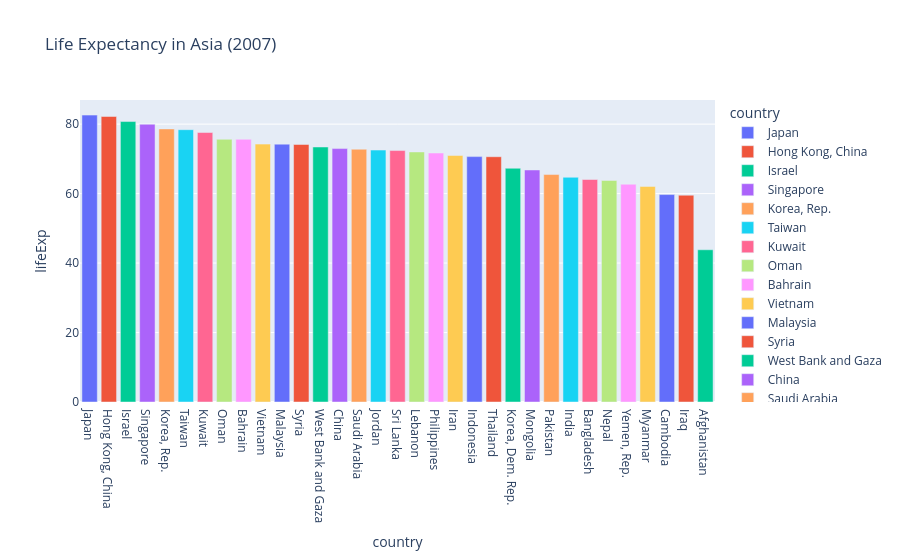

The cell this chart's notebook holds for it:
### Code cell
# YOUR CODE HERE — Part B: Bar chart for Asia in 2007
# Filter for year 2007 and continent Asia
asia_2007 = gapminder[(gapminder['year'] == 2007) & (gapminder['continent'] == 'Asia')]

# Sort descending by life expectancy
asia_2007 = asia_2007.sort_values('lifeExp', ascending=False)

# Bar chart
fig_b = px.bar(
    asia_2007,
    x='country',
    y='lifeExp',
    color='country',          # Optional: different colors for each country
    title='Life Expectancy in Asia (2007)'
)

fig_b.show()

### Figure 1 — Plotly figure (JSON) as saved in the notebook; plotly's stock layout.template omitted (floating-point values rounded to 4 significant figures)
{"data": [{"hovertemplate": "country=%{x}<br>lifeExp=%{y}<extra></extra>", "legendgroup": "Japan", "marker": {"color": "#636efa", "pattern": {"shape": ""}}, "name": "Japan", "orientation": "v", "showlegend": true, "textposition": "auto", "type": "bar", "x": ["Japan"], "xaxis": "x", "y": [82.6], "yaxis": "y"}, {"hovertemplate": "country=%{x}<br>lifeExp=%{y}<extra></extra>", "legendgroup": "Hong Kong, China", "marker": {"color": "#EF553B", "pattern": {"shape": ""}}, "name": "Hong Kong, China", "orientation": "v", "showlegend": true, "textposition": "auto", "type": "bar", "x": ["Hong Kong, China"], "xaxis": "x", "y": [82.21], "yaxis": "y"}, {"hovertemplate": "country=%{x}<br>lifeExp=%{y}<extra></extra>", "legendgroup": "Israel", "marker": {"color": "#00cc96", "pattern": {"shape": ""}}, "name": "Israel", "orientation": "v", "showlegend": true, "textposition": "auto", "type": "bar", "x": ["Israel"], "xaxis": "x", "y": [80.75], "yaxis": "y"}, {"hovertemplate": "country=%{x}<br>lifeExp=%{y}<extra></extra>", "legendgroup": "Singapore", "marker": {"color": "#ab63fa", "pattern": {"shape": ""}}, "name": "Singapore", "orientation": "v", "showlegend": true, "textposition": "auto", "type": "bar", "x": ["Singapore"], "xaxis": "x", "y": [79.97], "yaxis": "y"}, {"hovertemplate": "country=%{x}<br>lifeExp=%{y}<extra></extra>", "legendgroup": "Korea, Rep.", "marker": {"color": "#FFA15A", "pattern": {"shape": ""}}, "name": "Korea, Rep.", "orientation": "v", "showlegend": true, "textposition": "auto", "type": "bar", "x": ["Korea, Rep."], "xaxis": "x", "y": [78.62], "yaxis": "y"}, {"hovertemplate": "country=%{x}<br>lifeExp=%{y}<extra></extra>", "legendgroup": "Taiwan", "marker": {"color": "#19d3f3", "pattern": {"shape": ""}}, "name": "Taiwan", "orientation": "v", "showlegend": true, "textposition": "auto", "type": "bar", "x": ["Taiwan"], "xaxis": "x", "y": [78.4], "yaxis": "y"}, {"hovertemplate": "country=%{x}<br>lifeExp=%{y}<extra></extra>", "legendgroup": "Kuwait", "marker": {"color": "#FF6692", "pattern": {"shape": ""}}, "name": "Kuwait", "orientation": "v", "showlegend": true, "textposition": "auto", "type": "bar", "x": ["Kuwait"], "xaxis": "x", "y": [77.59], "yaxis": "y"}, {"hovertemplate": "country=%{x}<br>lifeExp=%{y}<extra></extra>", "legendgroup": "Oman", "marker": {"color": "#B6E880", "pattern": {"shape": ""}}, "name": "Oman", "orientation": "v", "showlegend": true, "textposition": "auto", "type": "bar", "x": ["Oman"], "xaxis": "x", "y": [75.64], "yaxis": "y"}, {"hovertemplate": "country=%{x}<br>lifeExp=%{y}<extra></extra>", "legendgroup": "Bahrain", "marker": {"color": "#FF97FF", "pattern": {"shape": ""}}, "name": "Bahrain", "orientation": "v", "showlegend": true, "textposition": "auto", "type": "bar", "x": ["Bahrain"], "xaxis": "x", "y": [75.64], "yaxis": "y"}, {"hovertemplate": "country=%{x}<br>lifeExp=%{y}<extra></extra>", "legendgroup": "Vietnam", "marker": {"color": "#FECB52", "pattern": {"shape": ""}}, "name": "Vietnam", "orientation": "v", "showlegend": true, "textposition": "auto", "type": "bar", "x": ["Vietnam"], "xaxis": "x", "y": [74.25], "yaxis": "y"}, {"hovertemplate": "country=%{x}<br>lifeExp=%{y}<extra></extra>", "legendgroup": "Malaysia", "marker": {"color": "#636efa", "pattern": {"shape": ""}}, "name": "Malaysia", "orientation": "v", "showlegend": true, "textposition": "auto", "type": "bar", "x": ["Malaysia"], "xaxis": "x", "y": [74.24], "yaxis": "y"}, {"hovertemplate": "country=%{x}<br>lifeExp=%{y}<extra></extra>", "legendgroup": "Syria", "marker": {"color": "#EF553B", "pattern": {"shape": ""}}, "name": "Syria", "orientation": "v", "showlegend": true, "textposition": "auto", "type": "bar", "x": ["Syria"], "xaxis": "x", "y": [74.14], "yaxis": "y"}, {"hovertemplate": "country=%{x}<br>lifeExp=%{y}<extra></extra>", "legendgroup": "West Bank and Gaza", "marker": {"color": "#00cc96", "pattern": {"shape": ""}}, "name": "West Bank and Gaza", "orientation": "v", "showlegend": true, "textposition": "auto", "type": "bar", "x": ["West Bank and Gaza"], "xaxis": "x", "y": [73.42], "yaxis": "y"}, {"hovertemplate": "country=%{x}<br>lifeExp=%{y}<extra></extra>", "legendgroup": "China", "marker": {"color": "#ab63fa", "pattern": {"shape": ""}}, "name": "China", "orientation": "v", "showlegend": true, "textposition": "auto", "type": "bar", "x": ["China"], "xaxis": "x", "y": [72.96], "yaxis": "y"}, {"hovertemplate": "country=%{x}<br>lifeExp=%{y}<extra></extra>", "legendgroup": "Saudi Arabia", "marker": {"color": "#FFA15A", "pattern": {"shape": ""}}, "name": "Saudi Arabia", "orientation": "v", "showlegend": true, "textposition": "auto", "type": "bar", "x": ["Saudi Arabia"], "xaxis": "x", "y": [72.78], "yaxis": "y"}, {"hovertemplate": "country=%{x}<br>lifeExp=%{y}<extra></extra>", "legendgroup": "Jordan", "marker": {"color": "#19d3f3", "pattern": {"shape": ""}}, "name": "Jordan", "orientation": "v", "showlegend": true, "textposition": "auto", "type": "bar", "x": ["Jordan"], "xaxis": "x", "y": [72.53], "yaxis": "y"}, {"hovertemplate": "country=%{x}<br>lifeExp=%{y}<extra></extra>", "legendgroup": "Sri Lanka", "marker": {"color": "#FF6692", "pattern": {"shape": ""}}, "name": "Sri Lanka", "orientation": "v", "showlegend": true, "textposition": "auto", "type": "bar", "x": ["Sri Lanka"], "xaxis": "x", "y": [72.4], "yaxis": "y"}, {"hovertemplate": "country=%{x}<br>lifeExp=%{y}<extra></extra>", "legendgroup": "Lebanon", "marker": {"color": "#B6E880", "pattern": {"shape": ""}}, "name": "Lebanon", "orientation": "v", "showlegend": true, "textposition": "auto", "type": "bar", "x": ["Lebanon"], "xaxis": "x", "y": [71.99], "yaxis": "y"}, {"hovertemplate": "country=%{x}<br>lifeExp=%{y}<extra></extra>", "legendgroup": "Philippines", "marker": {"color": "#FF97FF", "pattern": {"shape": ""}}, "name": "Philippines", "orientation": "v", "showlegend": true, "textposition": "auto", "type": "bar", "x": ["Philippines"], "xaxis": "x", "y": [71.69], "yaxis": "y"}, {"hovertemplate": "country=%{x}<br>lifeExp=%{y}<extra></extra>", "legendgroup": "Iran", "marker": {"color": "#FECB52", "pattern": {"shape": ""}}, "name": "Iran", "orientation": "v", "showlegend": true, "textposition": "auto", "type": "bar", "x": ["Iran"], "xaxis": "x", "y": [70.96], "yaxis": "y"}, {"hovertemplate": "country=%{x}<br>lifeExp=%{y}<extra></extra>", "legendgroup": "Indonesia", "marker": {"color": "#636efa", "pattern": {"shape": ""}}, "name": "Indonesia", "orientation": "v", "showlegend": true, "textposition": "auto", "type": "bar", "x": ["Indonesia"], "xaxis": "x", "y": [70.65], "yaxis": "y"}, {"hovertemplate": "country=%{x}<br>lifeExp=%{y}<extra></extra>", "legendgroup": "Thailand", "marker": {"color": "#EF553B", "pattern": {"shape": ""}}, "name": "Thailand", "orientation": "v", "showlegend": true, "textposition": "auto", "type": "bar", "x": ["Thailand"], "xaxis": "x", "y": [70.62], "yaxis": "y"}, {"hovertemplate": "country=%{x}<br>lifeExp=%{y}<extra></extra>", "legendgroup": "Korea, Dem. Rep.", "marker": {"color": "#00cc96", "pattern": {"shape": ""}}, "name": "Korea, Dem. Rep.", "orientation": "v", "showlegend": true, "textposition": "auto", "type": "bar", "x": ["Korea, Dem. Rep."], "xaxis": "x", "y": [67.3], "yaxis": "y"}, {"hovertemplate": "country=%{x}<br>lifeExp=%{y}<extra></extra>", "legendgroup": "Mongolia", "marker": {"color": "#ab63fa", "pattern": {"shape": ""}}, "name": "Mongolia", "orientation": "v", "showlegend": true, "textposition": "auto", "type": "bar", "x": ["Mongolia"], "xaxis": "x", "y": [66.8], "yaxis": "y"}, {"hovertemplate": "country=%{x}<br>lifeExp=%{y}<extra></extra>", "legendgroup": "Pakistan", "marker": {"color": "#FFA15A", "pattern": {"shape": ""}}, "name": "Pakistan", "orientation": "v", "showlegend": true, "textposition": "auto", "type": "bar", "x": ["Pakistan"], "xaxis": "x", "y": [65.48], "yaxis": "y"}, {"hovertemplate": "country=%{x}<br>lifeExp=%{y}<extra></extra>", "legendgroup": "India", "marker": {"color": "#19d3f3", "pattern": {"shape": ""}}, "name": "India", "orientation": "v", "showlegend": true, "textposition": "auto", "type": "bar", "x": ["India"], "xaxis": "x", "y": [64.7], "yaxis": "y"}, {"hovertemplate": "country=%{x}<br>lifeExp=%{y}<extra></extra>", "legendgroup": "Bangladesh", "marker": {"color": "#FF6692", "pattern": {"shape": ""}}, "name": "Bangladesh", "orientation": "v", "showlegend": true, "textposition": "auto", "type": "bar", "x": ["Bangladesh"], "xaxis": "x", "y": [64.06], "yaxis": "y"}, {"hovertemplate": "country=%{x}<br>lifeExp=%{y}<extra></extra>", "legendgroup": "Nepal", "marker": {"color": "#B6E880", "pattern": {"shape": ""}}, "name": "Nepal", "orientation": "v", "showlegend": true, "textposition": "auto", "type": "bar", "x": ["Nepal"], "xaxis": "x", "y": [63.78], "yaxis": "y"}, {"hovertemplate": "country=%{x}<br>lifeExp=%{y}<extra></extra>", "legendgroup": "Yemen, Rep.", "marker": {"color": "#FF97FF", "pattern": {"shape": ""}}, "name": "Yemen, Rep.", "orientation": "v", "showlegend": true, "textposition": "auto", "type": "bar", "x": ["Yemen, Rep."], "xaxis": "x", "y": [62.7], "yaxis": "y"}, {"hovertemplate": "country=%{x}<br>lifeExp=%{y}<extra></extra>", "legendgroup": "Myanmar", "marker": {"color": "#FECB52", "pattern": {"shape": ""}}, "name": "Myanmar", "orientation": "v", "showlegend": true, "textposition": "auto", "type": "bar", "x": ["Myanmar"], "xaxis": "x", "y": [62.07], "yaxis": "y"}, {"hovertemplate": "country=%{x}<br>lifeExp=%{y}<extra></extra>", "legendgroup": "Cambodia", "marker": {"color": "#636efa", "pattern": {"shape": ""}}, "name": "Cambodia", "orientation": "v", "showlegend": true, "textposition": "auto", "type": "bar", "x": ["Cambodia"], "xaxis": "x", "y": [59.72], "yaxis": "y"}, {"hovertemplate": "country=%{x}<br>lifeExp=%{y}<extra></extra>", "legendgroup": "Iraq", "marker": {"color": "#EF553B", "pattern": {"shape": ""}}, "name": "Iraq", "orientation": "v", "showlegend": true, "textposition": "auto", "type": "bar", "x": ["Iraq"], "xaxis": "x", "y": [59.55], "yaxis": "y"}, {"hovertemplate": "country=%{x}<br>lifeExp=%{y}<extra></extra>", "legendgroup": "Afghanistan", "marker": {"color": "#00cc96", "pattern": {"shape": ""}}, "name": "Afghanistan", "orientation": "v", "showlegend": true, "textposition": "auto", "type": "bar", "x": ["Afghanistan"], "xaxis": "x", "y": [43.83], "yaxis": "y"}], "layout": {"barmode": "relative", "legend": {"title": {"text": "country"}, "tracegroupgap": 0}, "title": {"text": "Life Expectancy in Asia (2007)"}, "xaxis": {"anchor": "y", "categoryarray": ["Japan", "Hong Kong, China", "Israel", "Singapore", "Korea, Rep.", "Taiwan", "Kuwait", "Oman", "Bahrain", "Vietnam", "Malaysia", "Syria", "West Bank and Gaza", "China", "Saudi Arabia", "Jordan", "Sri Lanka", "Lebanon", "Philippines", "Iran", "Indonesia", "Thailand", "Korea, Dem. Rep.", "Mongolia", "Pakistan", "India", "Bangladesh", "Nepal", "Yemen, Rep.", "Myanmar", "Cambodia", "Iraq", "Afghanistan"], "categoryorder": "array", "domain": [0, 1], "title": {"text": "country"}}, "yaxis": {"anchor": "x", "domain": [0, 1], "title": {"text": "lifeExp"}}}}
